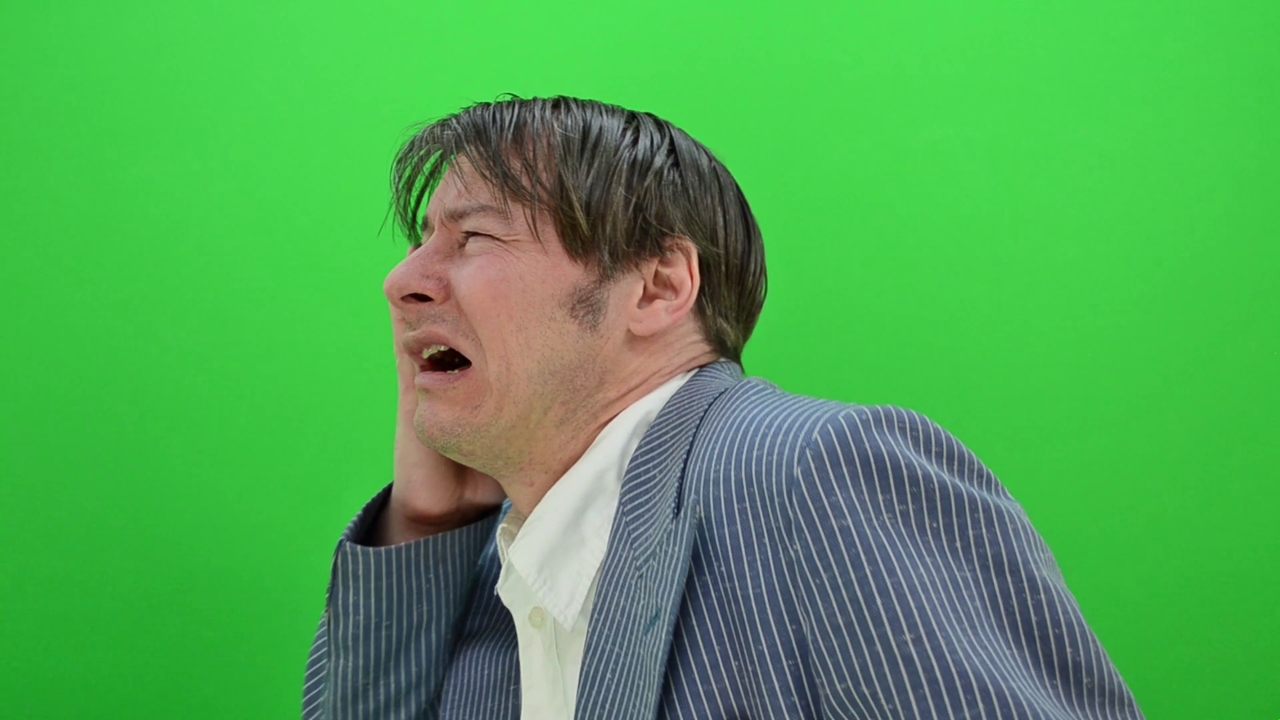
#> input picture images/p5/frames/f024.png, 1280 x 720 px
$ python run_5_1_naive_key.py
#> lines starting #> are read from the running program, lines starting #| are printed output that depends on the picture; after the words box and inside, x2 and y2 are one past the last pixel; in counts of white or black regions, pixels touching at a corner belong together; long printed decimals are rounded
### code/p5_greenscreen/starter.py
"""P5 starter. Implement every function marked TODO."""
import numpy as np


# [32 lines left out: function load_frame_window, not called in this run]


def to_ycbcr(rgb):
    """TODO 5.1: BT.601 conversion.

    Full-range digital BT.601: Y in [0,255], Cb/Cr centred on 128.
    """
    rgb = rgb.astype(np.float64)
    R, G, B = rgb[..., 0], rgb[..., 1], rgb[..., 2]
    Y = 0.299 * R + 0.587 * G + 0.114 * B
    Cb = 128.0 + (B - Y) * 0.564
    Cr = 128.0 + (R - Y) * 0.713
    return np.stack([Y, Cb, Cr], axis=-1)


def key_naive_rgb(rgb, thresh=60):
    """TODO 5.1: green dominance in raw RGB. Expected to fail on the unevenly
    lit backing -- show where.

    Backing (to be keyed OUT, alpha=0) is where green dominates both other
    channels by more than `thresh`: G - max(R,B) > thresh. Returns a hard
    (0/1) alpha map, 1 = foreground.
    """
    rgb = rgb.astype(np.float64)
    R, G, B = rgb[..., 0], rgb[..., 1], rgb[..., 2]
    is_backing = (G - np.maximum(R, B)) > thresh
    return (~is_backing).astype(np.float64)


# [88 lines left out: functions estimate_key_colour, key_soft, suppress_spill, composite, not called in this run]


class ChromaLUT:
    """TODO 5.3: quantise (Cb,Cr) so keying is one table lookup per pixel.

    Cb and Cr each range over [0,255]; `bins` divides that range into
    `bins` buckets per axis, giving a (bins, bins) precomputed alpha table
    -- the same key_soft double-threshold-ramp formula, evaluated once per
    cell centre instead of once per pixel. Keying an image then costs one
    integer-division (to find each pixel's cell) plus one fancy-index
    gather from the table, both O(HW) vectorised NumPy operations with no
    per-pixel Python-level chroma-distance computation.
    """

    # [21 lines left out: functions __init__, alpha, not called in this run]


# ---- provided metrics: do not modify
def sad(a, b):
    return float(np.abs(a.astype(np.float64) - b.astype(np.float64)).sum() / 1000.0)


def mse_alpha(a, b):
    return float(np.mean((a.astype(np.float64) - b.astype(np.float64))**2))


# [19 lines left out: functions grad_error, temporal_flicker, not called in this run]

### code/p5_greenscreen/run_5_1_naive_key.py
"""5.1 Naive key: threshold on green dominance in raw RGB, then key on
chroma alone (hue angle in the YCbCr Cb-Cr plane, which is brightness
invariant unlike raw Cb/Cr distance -- see the derivation in the report).
On this evenly-lit footage the RGB failure is mild (as the handout allows
for); a synthetic darkening sweep constructs the case where it is not.
"""
import sys
from pathlib import Path

import numpy as np
import matplotlib.pyplot as plt
from PIL import Image

sys.path.insert(0, str(Path(__file__).resolve().parent))
from starter import to_ycbcr, key_naive_rgb

ROOT = Path(__file__).resolve().parents[2]
IMG_OUT = ROOT / "Report" / "Images"
IMG_OUT.mkdir(parents=True, exist_ok=True)
FRAMES = ROOT / "images/p5/frames"

frame = np.asarray(Image.open(FRAMES / "f024.png"))
#> frame is the input picture: shape (720, 1280, 3); mean R, G, B 78, 167.4, 81.7
H, W, _ = frame.shape
print(f"frame shape: {frame.shape}")
#| frame shape: (720, 1280, 3)

# --- RGB-dominance key ---------------------------------------------------
alpha_rgb = key_naive_rgb(frame, thresh=60)
#> in key_naive_rgb, `is_backing = (G - np.maximum(R, B)) > thresh`:
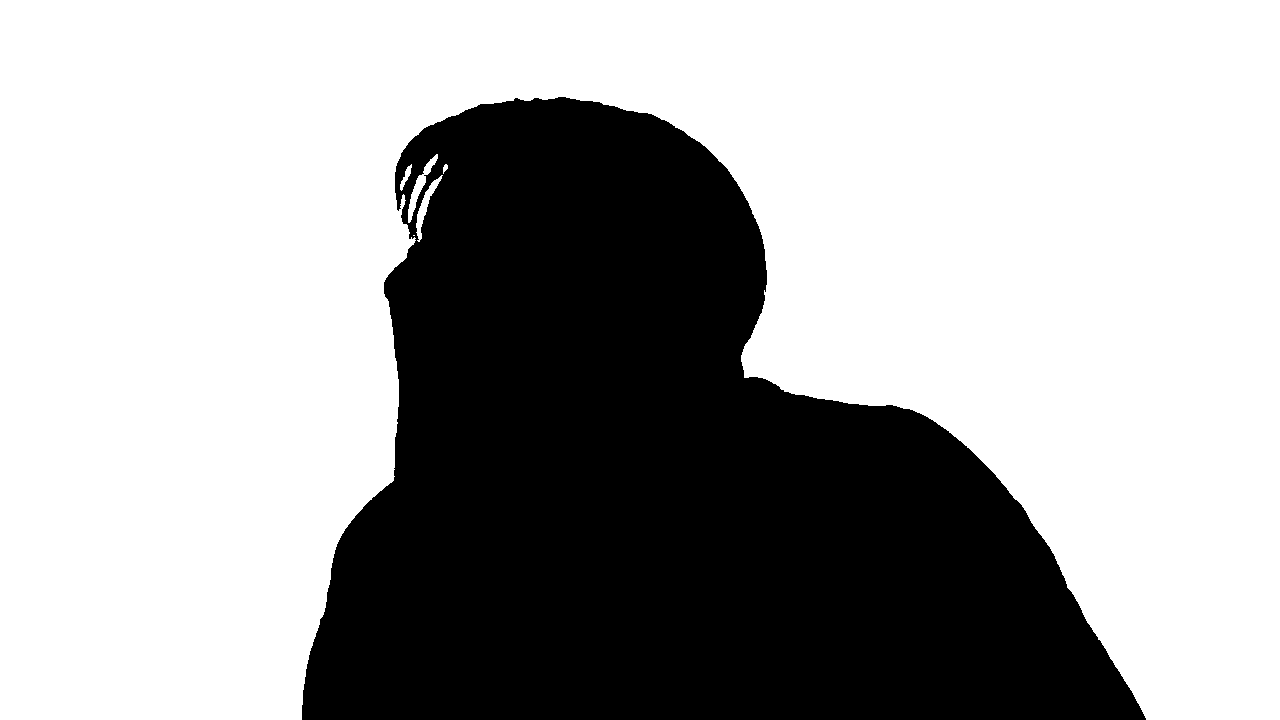
#> is_backing: shape (720, 1280) bool; 64.9% white; 1 black region, box (x1, y1, x2, y2) and area: (302, 97, 1146, 720) 323195
print(f"RGB key: fraction kept as foreground = {alpha_rgb.mean():.3f}")
#| RGB key: fraction kept as foreground = 0.351

# --- Chroma-only key: hue angle in the Cb-Cr plane ------------------------
# atan2(Cr-128, Cb-128) depends only on the RATIO of (R-Y) to (B-Y), not
# their magnitude, so unlike raw (Cb,Cr) Euclidean distance it is exactly
# invariant to uniform brightness scaling (verified in the report).
key_patch = frame[0:30, 0:30].reshape(-1, 3).astype(np.float64).mean(axis=0)
#> key_patch = [61.55, 200.8, 70.2]
key_ycc = to_ycbcr(key_patch[None, None, :])[0, 0]
#> in to_ycbcr, `rgb = rgb.astype(np.float64)`: rgb = [[61.55, 200.8, 70.2]]
#> in to_ycbcr, `R, G, B = rgb[..., 0], rgb[..., 1], rgb[..., 2]`: R = [61.55]; G = [200.8]; B = [70.2]
#> in to_ycbcr, `Y = 0.299 * R + 0.587 * G + 0.114 * B`: Y = [144.3]
#> in to_ycbcr, `Cb = 128.0 + (B - Y) * 0.564`: Cb = [86.22]
#> in to_ycbcr, `Cr = 128.0 + (R - Y) * 0.713`: Cr = [69.01]
#> key_ycc = [144.3, 86.22, 69.01]
key_angle = np.arctan2(key_ycc[2] - 128.0, key_ycc[1] - 128.0)
#> key_angle = -2.19

ycc = to_ycbcr(frame)
Cb, Cr = ycc[..., 1], ycc[..., 2]
angle = np.arctan2(Cr - 128.0, Cb - 128.0)
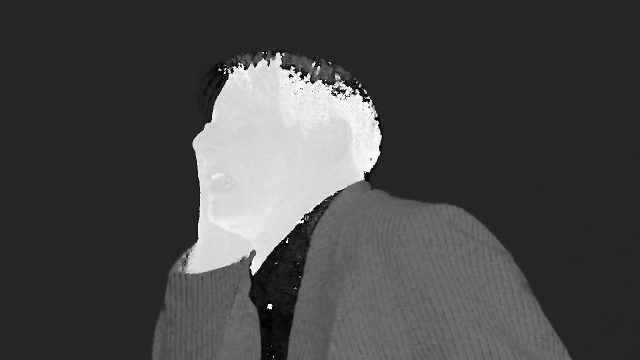
#> angle: shape (720, 1280) float64 (shown at 1/2 size); min -3.14, max 3.14, mean -1.39; drawn with min black and max white
angle_diff = np.abs(np.angle(np.exp(1j * (angle - key_angle))))  # wrapped to [0, pi]
ANGLE_THRESH = np.radians(25.0)
alpha_chroma = (angle_diff > ANGLE_THRESH).astype(np.float64)
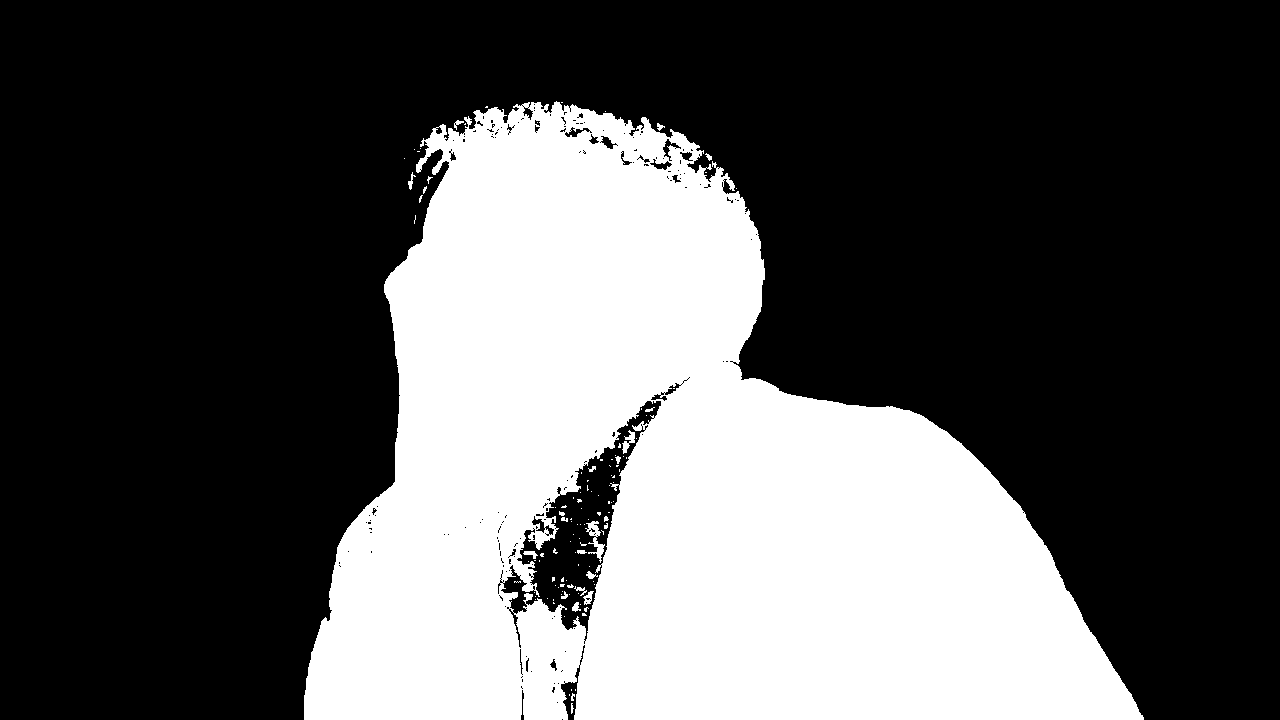
#> alpha_chroma: shape (720, 1280) float64; values 0 (black) and 1 (white), 33% white; 117 white regions (95 under 20 px), largest, box (x1, y1, x2, y2) and area: (304, 101, 1144, 720) 302415, (585, 521, 605, 563) 291, (622, 430, 635, 454) 138
print(f"Chroma (hue-angle) key: fraction kept as foreground = {alpha_chroma.mean():.3f}")
#| Chroma (hue-angle) key: fraction kept as foreground = 0.330
print(f"estimated key colour RGB={key_patch}, YCbCr={key_ycc}, "
      f"hue angle={np.degrees(key_angle):.1f} deg")
#| estimated key colour RGB=[ 61.55       200.817  70.203], YCbCr=[144.286  86.217  69.009], hue angle=-125.3 deg

backing_strip_angle_diff = angle_diff[0:55, :]
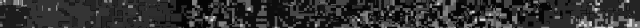
#> backing_strip_angle_diff: shape (55, 1280) float64 (shown at 1/2 size); min 5.78e-05, max 0.035, mean 0.0068; drawn with min black and max white
print(f"pure-backing hue-angle deviation: mean={np.degrees(backing_strip_angle_diff.mean()):.2f} deg, "
      f"max={np.degrees(backing_strip_angle_diff.max()):.2f} deg")
#| pure-backing hue-angle deviation: mean=0.39 deg, max=2.01 deg

# ============================================================================
# Synthetic darkening sweep: the same backing colour, scaled towards black,
# demonstrates that RGB dominance (an ABSOLUTE difference) crosses below its
# threshold while hue angle (a RATIO) stays exactly fixed.
# ============================================================================
print("\n=== Synthetic uneven-lighting construction ===")
factors = [1.0, 0.7, 0.5, 0.4, 0.3, 0.2, 0.15, 0.1]
sweep_rows = []
for factor in factors:
    px = key_patch * factor
    dom = px[1] - max(px[0], px[2])
    pycc = to_ycbcr(px[None, None, :])[0, 0]
    pangle = np.arctan2(pycc[2] - 128.0, pycc[1] - 128.0)
    adiff = np.degrees(abs(np.angle(np.exp(1j * (pangle - key_angle)))))
    rgb_verdict = "kept as FG (WRONG)" if dom <= 60 else "keyed out (correct)"
    sweep_rows.append((factor, px, dom, adiff, rgb_verdict))
    print(f"brightness factor={factor:.2f}: RGB={px.astype(int)}  "
          f"dominance={dom:6.1f} (thresh=60 -> {rgb_verdict})   "
          f"hue-angle deviation={adiff:.2f} deg (thresh=25 -> "
          f"{'kept as FG (correct: same hue!)' if adiff <= 25 else 'WRONGLY keyed out'})")
#> this loop made 8 passes
#> (dom, R in to_ycbcr, G in to_ycbcr, B in to_ycbcr, Y in to_ycbcr, Cb in to_ycbcr, Cr in to_ycbcr, adiff) on passes 1 to 6: (130.6, [61.55], [200.8], [70.2], [144.3], [86.22], [69.01], 0), (91.43, [43.08], [140.6], [49.14], [101], [98.75], [86.71], 0), (65.31, [30.77], [100.4], [35.1], [72.14], [107.1], [98.5], 2.54e-14), (52.25, [24.62], [80.33], [28.08], [57.71], [111.3], [104.4], 2.54e-14), (39.18, [18.46], [60.24], [21.06], [43.29], [115.5], [110.3], 2.54e-14), (26.12, [12.31], [40.16], [14.04], [28.86], [119.6], [116.2], 2.54e-14)
#> (printed output is left out)
#> after the loop, sweep_rows = 8 items

break_factor = next((f for f, *_, verdict in sweep_rows if "WRONG" in verdict), None)
#> break_factor = 0.4
print(f"\nRGB dominance breaks (wrongly keeps backing as foreground) at brightness "
      f"factor <= {break_factor}; hue angle stays exactly 0.00 deg deviation at every "
      f"factor tested (brightness-invariant by construction).")
#| RGB dominance breaks (wrongly keeps backing as foreground) at brightness factor <= 0.4; hue angle stays exactly 0.00 deg deviation at every factor tested (brightness-invariant by construction).

# ============================================================================
# Figure 1: real-frame naive keys side by side
# ============================================================================
fig, axes = plt.subplots(1, 3, figsize=(16, 5.5))
axes[0].imshow(frame)
axes[0].set_title("Original frame")
axes[1].imshow(alpha_rgb, cmap="gray", vmin=0, vmax=1)
axes[1].set_title(f"RGB dominance key (thresh=60)\nkept={alpha_rgb.mean()*100:.1f}%")
axes[2].imshow(alpha_chroma, cmap="gray", vmin=0, vmax=1)
axes[2].set_title(f"Chroma hue-angle key (thresh=25$^\\circ$)\nkept={alpha_chroma.mean()*100:.1f}%")
for ax in axes:
    ax.set_xticks([]); ax.set_yticks([])
fig.suptitle("5.1 Naive key on real footage: RGB dominance vs. YCbCr hue angle "
             "(evenly-lit backing -> both agree closely)")
fig.tight_layout()
fig.savefig(IMG_OUT / "p5_5_1_naive_key.png", dpi=150)
plt.close(fig)

# ============================================================================
# Figure 2: synthetic darkening sweep -- the constructed failure case
# ============================================================================
fig, axes = plt.subplots(1, 2, figsize=(11, 4.5))
doms = [row[2] for row in sweep_rows]
#> doms = [130.6, 91.43, 65.31, 52.25, 39.18, 26.12, 19.59, 13.06]
adiffs = [row[3] for row in sweep_rows]
#> adiffs = [0, 0, 2.54e-14, 2.54e-14, 2.54e-14, 2.54e-14, 2.54e-14, 2.54e-14]
axes[0].plot(factors, doms, "o-", color="indianred")
axes[0].axhline(60, color="gray", linestyle="--", linewidth=1, label="thresh=60")
axes[0].set_xlabel("backing brightness factor (1.0 = as-lit)")
axes[0].set_ylabel("RGB green dominance $G-\\max(R,B)$")
axes[0].set_title("RGB dominance collapses as backing darkens")
axes[0].legend(fontsize=8)
axes[0].grid(True, alpha=0.3)

axes[1].plot(factors, adiffs, "o-", color="steelblue")
axes[1].axhline(25, color="gray", linestyle="--", linewidth=1, label="thresh=25$^\\circ$")
axes[1].set_xlabel("backing brightness factor (1.0 = as-lit)")
axes[1].set_ylabel("hue-angle deviation from key (deg)")
axes[1].set_ylim(-2, 30)
axes[1].set_title("Hue angle is exactly brightness-invariant")
axes[1].legend(fontsize=8)
axes[1].grid(True, alpha=0.3)
fig.suptitle("Constructed uneven-lighting failure: same backing colour, scaled darker")
fig.tight_layout()
fig.savefig(IMG_OUT / "p5_5_1_synthetic_darkening.png", dpi=150)
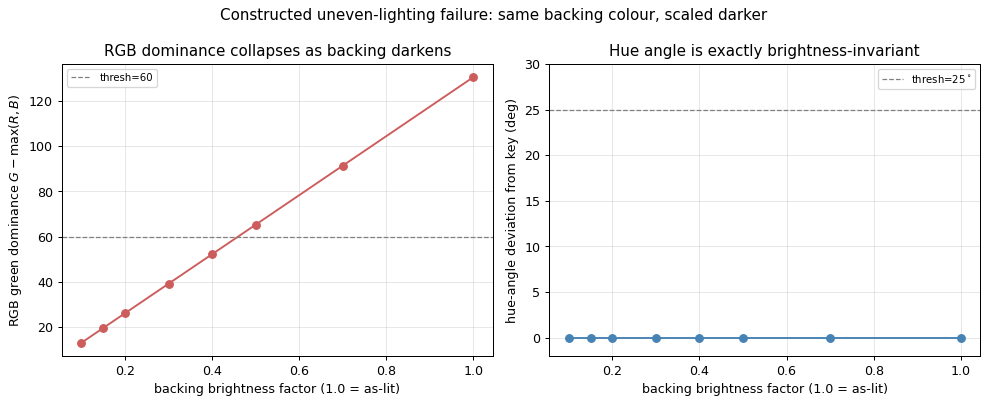
#> figure drawn by matplotlib, 2 panels
plt.close(fig)

print(f"\nSaved figures to {IMG_OUT}")

$ run again, with images/p5/frames/f000.png copied over images/p5/frames/f024.png
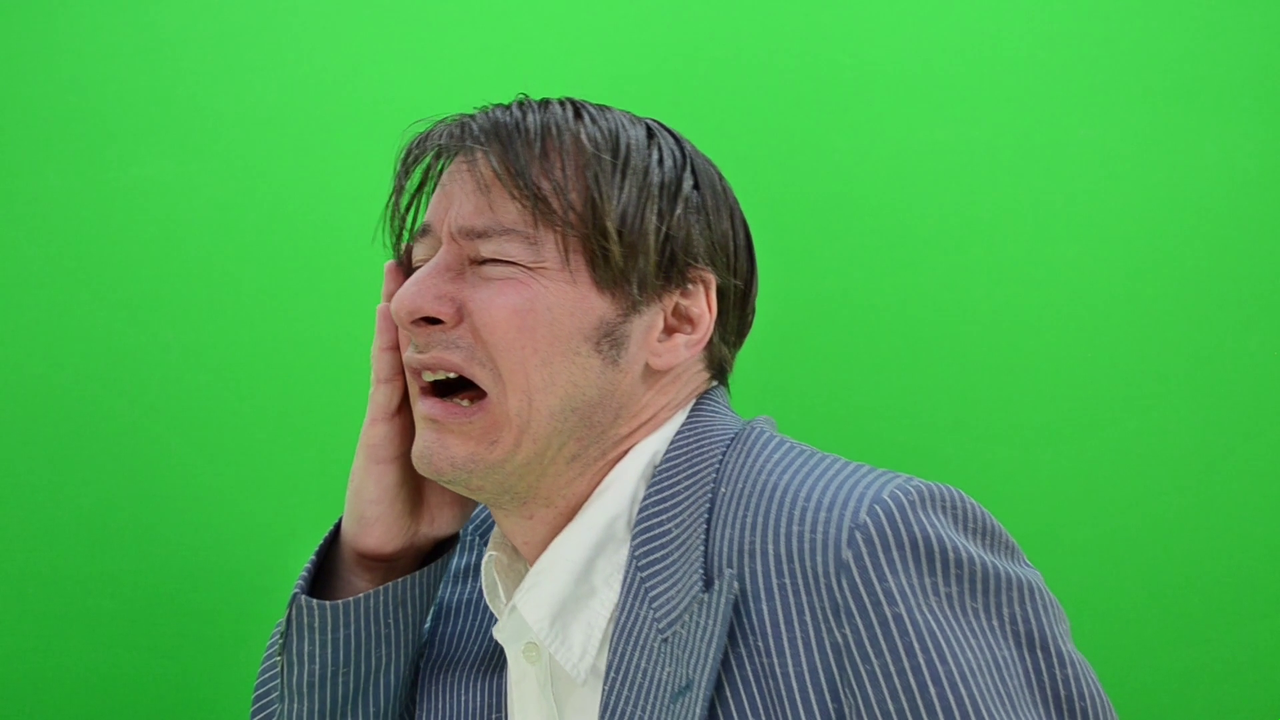
#> input picture images/p5/frames/f000.png, 1280 x 720 px
#> frame is the input picture: shape (720, 1280, 3); mean R, G, B 78, 168.1, 81.7
#| frame shape: (720, 1280, 3)
#> in key_naive_rgb, `is_backing = (G - np.maximum(R, B)) > thresh`:
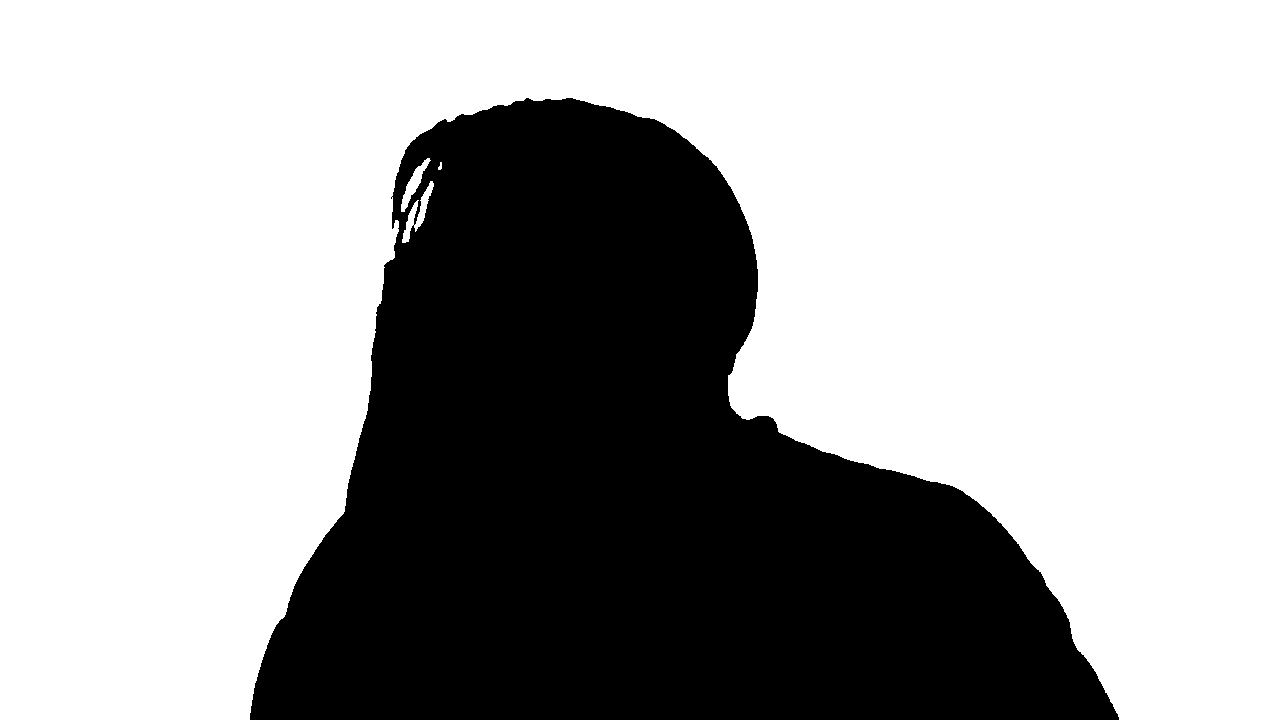
#> is_backing: shape (720, 1280) bool; 65.8% white; 1 black region, box (x1, y1, x2, y2) and area: (250, 98, 1119, 720) 315443
#| RGB key: fraction kept as foreground = 0.342
#> key_patch = [60.66, 200.7, 71.65]
#> in to_ycbcr, `rgb = rgb.astype(np.float64)`: rgb = [[60.66, 200.7, 71.65]]
#> in to_ycbcr, `R, G, B = rgb[..., 0], rgb[..., 1], rgb[..., 2]`: R = [60.66]; G = [200.7]; B = [71.65]
#> Y = [144.1]
#> Cb = [87.12]
#> Cr = [68.48]
#> key_ycc = [144.1, 87.12, 68.48]
#> key_angle = -2.17
#> alpha_chroma: shape (720, 1280) float64; values 0 (black) and 1 (white), 31.9% white; 153 white regions (142 under 20 px), largest, box (x1, y1, x2, y2) and area: (251, 103, 1117, 720) 293322, (394, 178, 405, 211) 162, (594, 655, 604, 664) 48
#| Chroma (hue-angle) key: fraction kept as foreground = 0.319
#| estimated key colour RGB=[ 60.661 200.743  71.651], YCbCr=[144.142  87.115  68.478], hue angle=-124.5 deg
#| pure-backing hue-angle deviation: mean=0.41 deg, max=2.20 deg
#> the loop `for factor in factors:` made 8 passes
#> (dom, R in to_ycbcr, G in to_ycbcr, B in to_ycbcr, Y in to_ycbcr, Cb in to_ycbcr, Cr in to_ycbcr, adiff) on passes 1 to 6: (129.1, [60.66], [200.7], [71.65], [144.1], [87.12], [68.48], 0), (90.36, [42.46], [140.5], [50.16], [100.9], [99.38], [86.33], 0), (64.55, [30.33], [100.4], [35.83], [72.07], [107.6], [98.24], 0), (51.64, [24.26], [80.3], [28.66], [57.66], [111.6], [104.2], 0), (38.73, [18.2], [60.22], [21.5], [43.24], [115.7], [110.1], 2.54e-14), (25.82, [12.13], [40.15], [14.33], [28.83], [119.8], [116.1], 2.54e-14)
#> (printed output is left out)
#> after the loop `for factor in factors:`: sweep_rows = 8 items
#> break_factor = 0.4
#| RGB dominance breaks (wrongly keeps backing as foreground) at brightness factor <= 0.4; hue angle stays exactly 0.00 deg deviation at every factor tested (brightness-invariant by construction).
#> doms = [129.1, 90.36, 64.55, 51.64, 38.73, 25.82, 19.36, 12.91]
#> adiffs = [0, 0, 0, 0, 2.54e-14, 2.54e-14, 0, 7.63e-14]
#> `fig.savefig(IMG_OUT / "p5_5_1_synthetic_darkening.png", dpi=150)`:
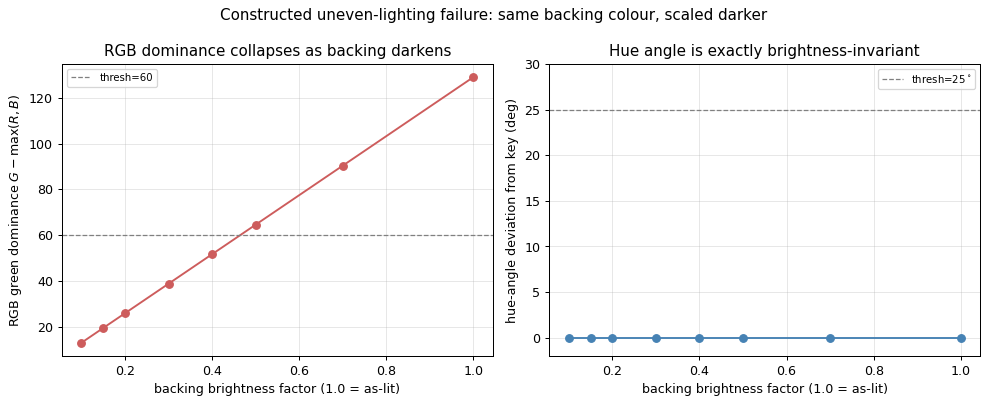
#> figure drawn by matplotlib, 2 panels
